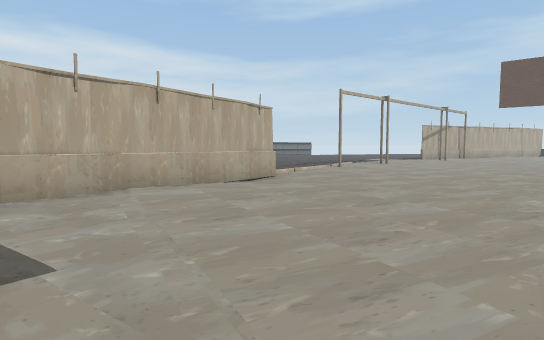
view 1 (above)

24 first-person views from a walk through a Unity game level. The camera is 1.5 m above the floor, tilts 4° down and sees 80° across. The floor is counted in squares, 2 m on a side. Each view is taken from the middle of a square. On the plan, view 1 faces up. The plan holds only what a view shows up to about 11 squares ahead; the rest is blank. The place goes on beyond the plan.

view 2
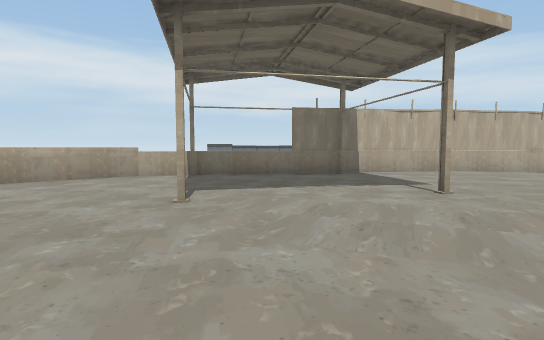

view 3
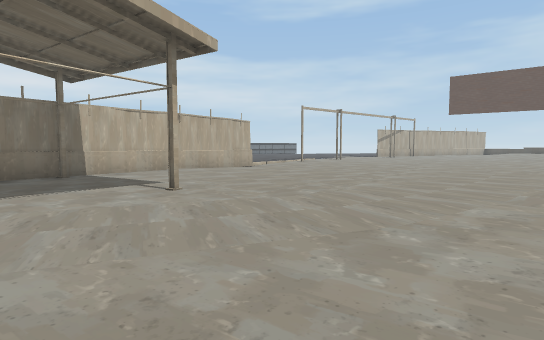

view 4
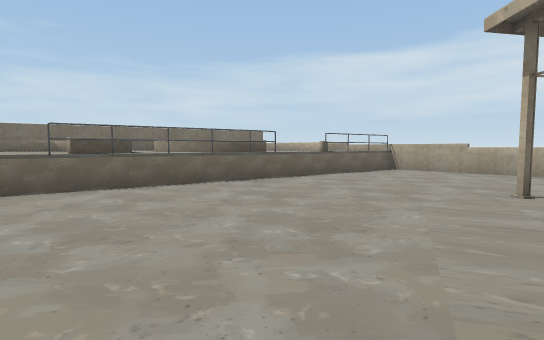

view 5
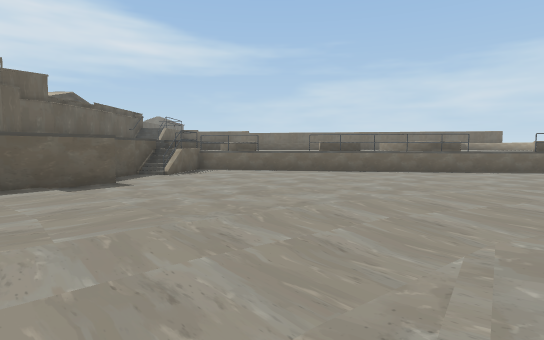

view 6
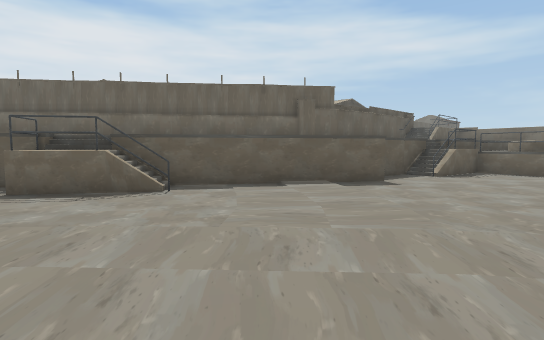

view 7
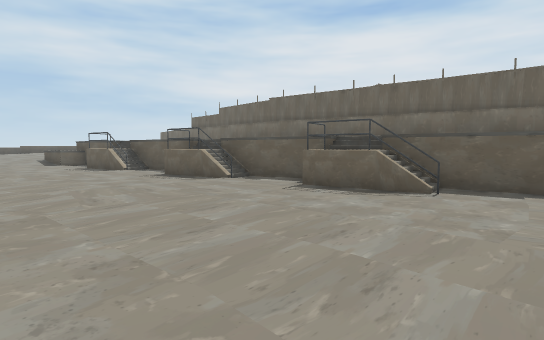

view 8
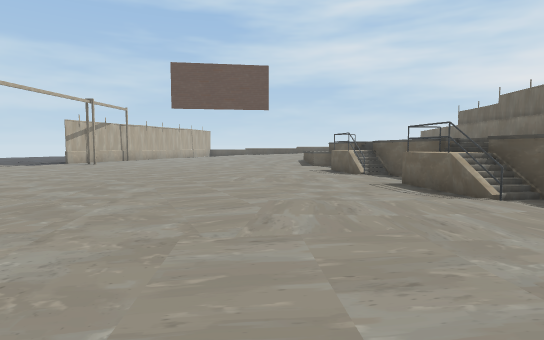

view 9
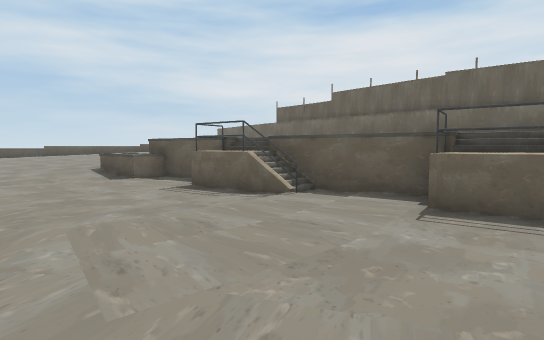

view 10
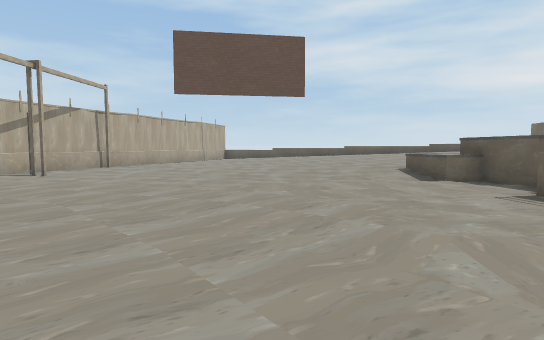

view 11
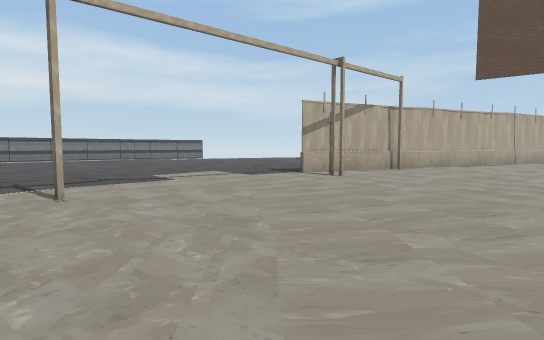

view 12
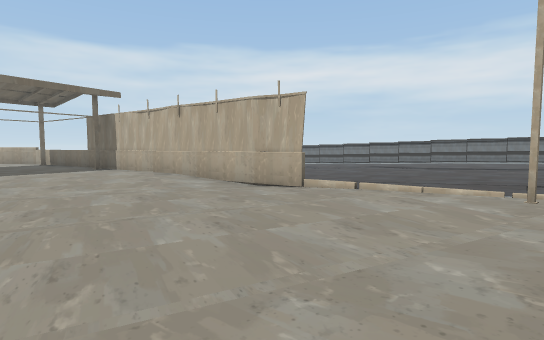

view 13
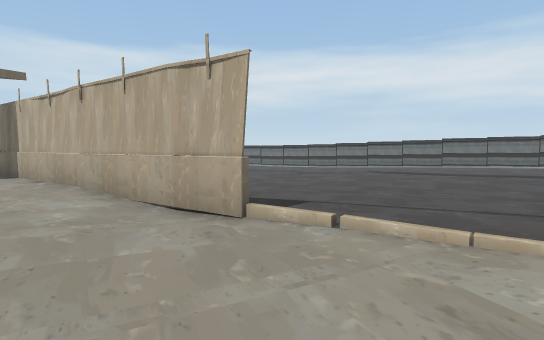

view 14
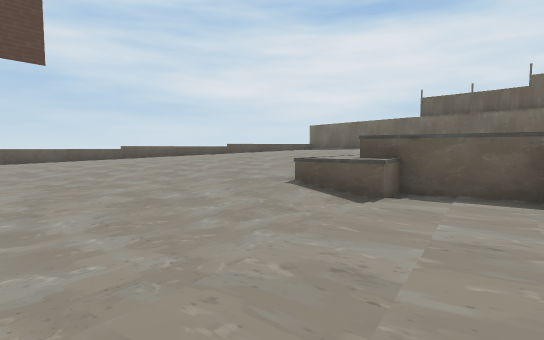

view 15
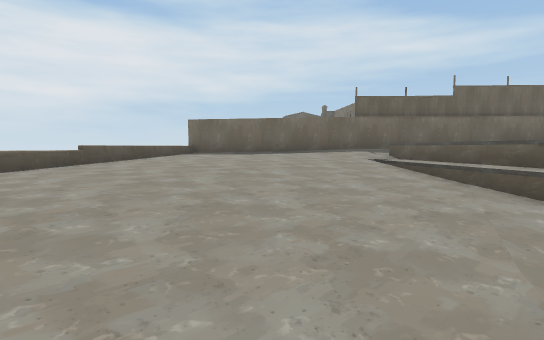

view 16
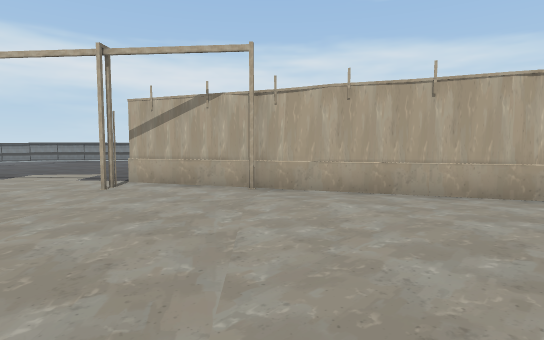

view 17
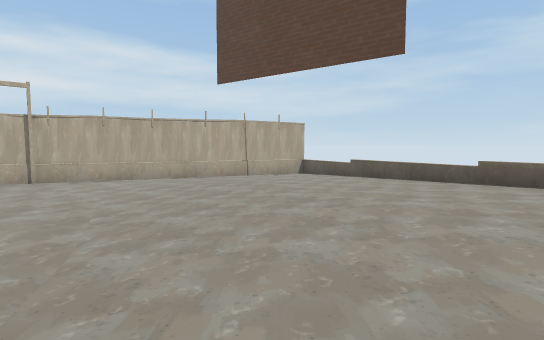

view 18
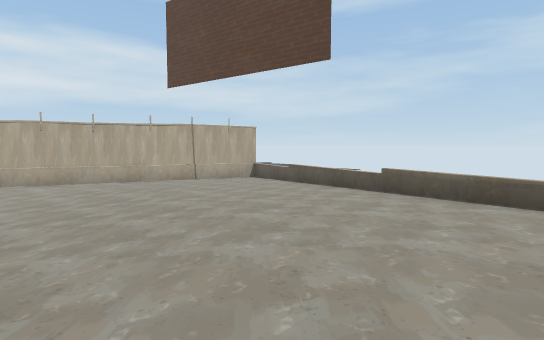

view 19
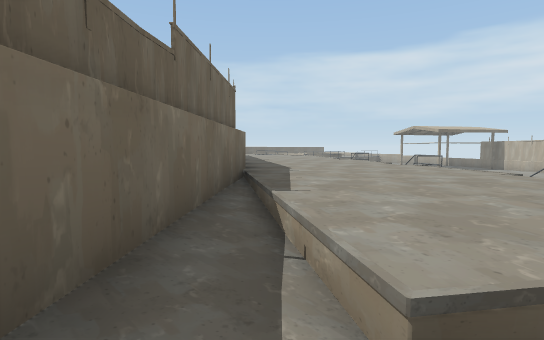

view 20
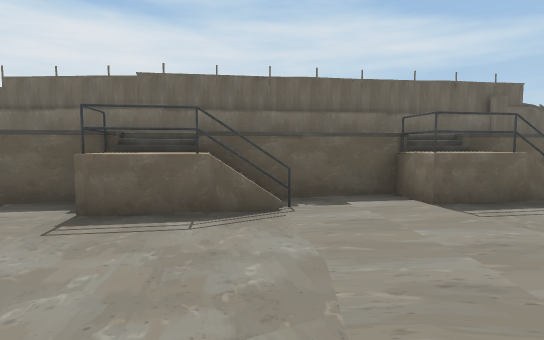

view 21
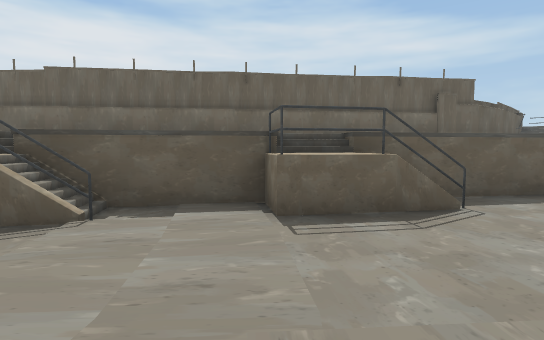

view 22
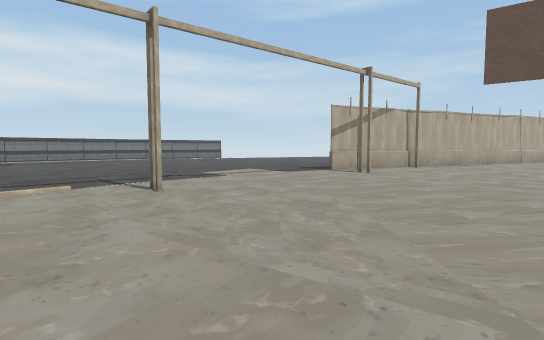

view 23
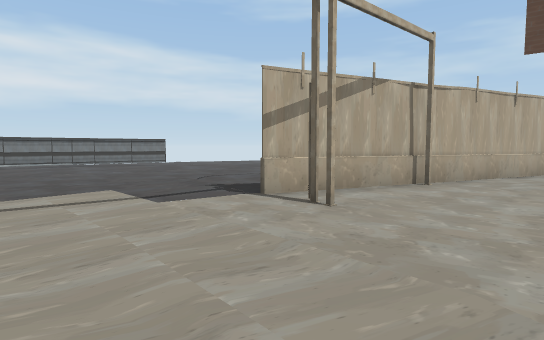

view 24
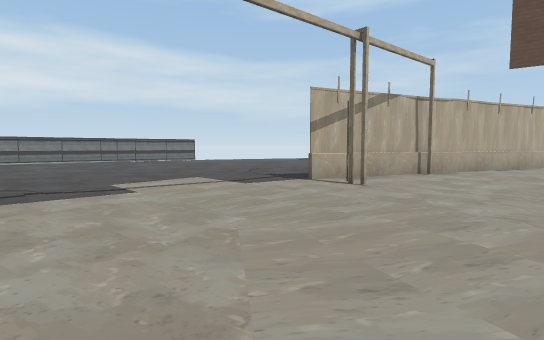

### Floor plan
Key: @ floor where view 1 was taken; # wall or solid block; x gap in a wall; . main floor; : floor 0.25 m higher than the main floor; - floor 0.25 m lower than the main floor; + floor 0.5 m higher than the main floor; _ floor 0.5 m lower than the main floor; * floor 0.75 m higher than the main floor; % floor 1 m higher than the main floor; & floor 1.25 m higher than the main floor; $ floor 2 m higher than the main floor; / step, stairs or slope; = window, fence, low wall or low ledge; ^ raised ledge.
Columns run from 8 left of view 1 to 27 right of it. Each row starts with its distance up from view 1.
 22         ::::..../:    ###:::::=
 21        ::::.....::  ###::::::+=#
 20        :::......:####.:::::++++=
 19        ::...../..##..::::+/++++=
 18  ../   ....../........::::/*++*=#
 17  -/-    ..../..........:::/+****=
 16  -- ......./...........::://****=#
 15  /--....../............::://***%%=
 14   ---.-.././...........:::///%%%%=#
 13  --------..#............/:+//%%%%%=
 12  _------///............//++//%%%&&=
 11  _____-///..............==///%&&&&&
 10  _____/-/-..............#=///%&&&&##
  9  ____  ##-..............##==/&&& ##
  8       ##--.............##$$$=//###
  7       #.//............##$$$$==##
  6      ##...............x$$$$$=##
  5     ##..............=//$$$$###
  4     #...............#/$$$$$##
  3    ##..............##$$$$###
  2   ##................ $$$$##
  1   =....#..........#   $$##
  0  ##.....@........##    ##
 -1 #=...............x     #
 -2 #.............../     ##
 -3 #....#........../    ##
 -4 #..............##   ##
 -5 #..............#    #
 -6 #..............x   ##
 -7 #^............=#  ##
 -8   ^^^^^^......##  #

Where each view was taken, in squares from view 1:
view 1: 0 up, 0 right, facing up
view 2: 5 down, 1 right, facing up-left
view 3: 5 down, 1 right, facing up
view 4: 2 down, 3 right, facing down-left
view 5: 2 up, 3 right, facing down
view 6: 2 up, 3 right, facing down-right
view 7: 2 up, 3 right, facing right
view 8: 2 up, 5 right, facing up-right
view 9: 7 up, 8 right, facing right
view 10: 8 up, 8 right, facing up-right
view 11: 10 up, 8 right, facing up
view 12: 9 up, 7 right, facing left
view 13: 10 up, 4 right, facing left
view 14: 12 up, 11 right, facing right
view 15: 16 up, 17 right, facing down-right
view 16: 16 up, 17 right, facing up-left
view 17: 11 up, 19 right, facing up
view 18: 11 up, 21 right, facing up
view 19: 8 up, 22 right, facing down-left
view 20: 6 up, 8 right, facing down-right
view 21: 4 up, 7 right, facing down-right
view 22: 9 up, 7 right, facing up
view 23: 14 up, 9 right, facing up
view 24: 12 up, 8 right, facing up
